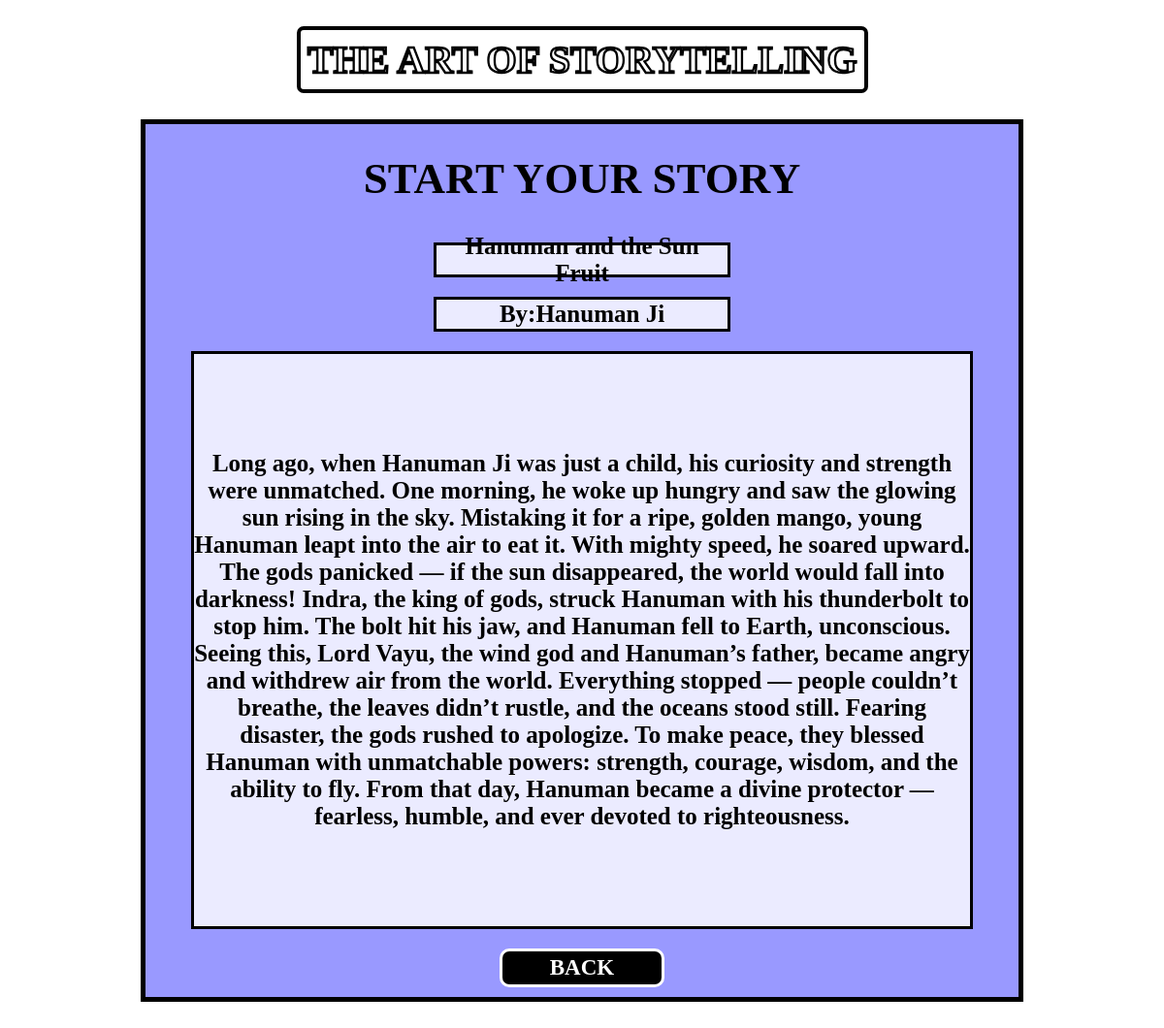
The page /story/1 on the database its author committed.
### app.py (models this page shows)
class Story(db.Model):
    id = db.Column(db.Integer, primary_key=True)
    name = db.Column(db.String(100), nullable=False)
    title = db.Column(db.String(100), nullable=False)
    content = db.Column(db.Text, nullable=False)

### app.py (the view)
@app.route('/story/<int:story_id>')
def ViewStory(story_id):
    story = Story.query.get_or_404(story_id)
    return render_template('ViewStory.html', story=story)

### templates/ViewStory.html (shortened to what this page needs)
<!DOCTYPE html>
<html lang="en">
<head>
    <link rel="stylesheet" href="\static\ViewStory.css">
    <link rel="stylesheet" href="https://cdnjs.cloudflare.com/ajax/libs/animate.css/4.1.1/animate.min.css"/>
</head>
<body>
    <h1 class="Heading animate__animated animate__bounceIn">THE ART OF STORYTELLING</h1>
    <div class="Section">
        <div class="Box animate__animated animate__bounceIn">
            <h1 class="SubHeading">START YOUR STORY</h1>
            <h1 class="Title">{{ story.title }}</h1>
            <p class="Title" ><strong>By:</strong> {{ story.name }}</p>
            <p class="Content">{{ story.content }}</p>
            <a href="{{ url_for('StoryHome') }}"><button type="submit" class="Button">BACK</button></a>
        </div>
    </div>
</body>
</html>

### static/ViewStory.css (style rules this page uses)
body { background-image: url(images/StoryPage.png); background-size: 100%; background-attachment: fixed; display: flex; flex-direction: column; align-items: center; min-height: 100vh; margin: 0px; }
.Heading { -webkit-text-fill-color: transparent; -webkit-text-stroke-color: rgb(0, 0, 0); -webkit-text-stroke-width: 2.3px; background-color: rgba(255, 255, 255, 0.8); font-size: 40px; font-family: 'Franklin Gothic Medium'; font-weight: bolder; text-align: center; border: 4px solid rgb(0, 0, 0); border-radius: 7px 7px 7px 7px; padding: 7px; }
.Section { display: flex; flex-direction: row; align-items: center; }
.Box { height: 900px; width: 900px; border: 5px solid rgb(0, 0, 0); background-color: rgba(0, 0, 255, 0.4); display: flex; flex-direction: column; align-items: center; margin-bottom: 40px; }
.SubHeading { color: rgb(0, 0, 0); font-size: 45px; font-family: 'Franklin Gothic Medium'; font-weight: bolder; text-align: center; }
.Title { height: 30px; width: 300px; color: rgb(0, 0, 0); font-size: 25px; font-family: 'Franklin Gothic Medium'; font-weight: bolder; text-align: center; background-color: rgba(255, 255, 255, 0.8); border: 3px solid black; display: flex; align-items: center; justify-content: center; justify-self: center; margin: 10px; }
.Content { height: 600px; width: 800px; color: rgb(0, 0, 0); font-size: 25px; font-family: 'Franklin Gothic Medium'; font-weight: bolder; text-align: center; background-color: rgba(255, 255, 255, 0.8); border: 3px solid black; display: flex; align-items: center; justify-content: center; justify-self: center; margin: 10px; }
.Button { height: 40px; width: 170px; color: white; font-size: 23px; font-family: 'Franklin Gothic Medium'; font-weight: bolder; background-color: black; border: 3px solid white; border-radius: 10px 10px 10px; transition: all 0.3s ease; cursor: pointer; display: flex; align-items: center; justify-content: center; justify-self: center; margin: 10px; }
a { text-decoration: none; }

### rows shown on the page
Story: title "Hanuman and the Sun Fruit", name "Hanuman Ji", content "Long ago, when Hanuman Ji was just a child, his curiosity and strength were unmatched. One morning, he woke up hungry and saw the glowing sun rising in the sky. Mistaking it for a ripe, golden mango, young Hanuman leapt into the air to eat it. With mighty speed, he soared upward. The gods panicked — if the sun disappeared, the world would fall into darkness! Indra, the king of gods, struck Hanuman with his thunderbolt to stop him. The bolt hit his jaw, and Hanuman fell to Earth, unconscious. Seeing this, Lord Vayu, the wind god and Hanuman’s father, became angry and withdrew air from the world. Everything stopped — people couldn’t breathe, the leaves didn’t rustle, and the oceans stood…"
